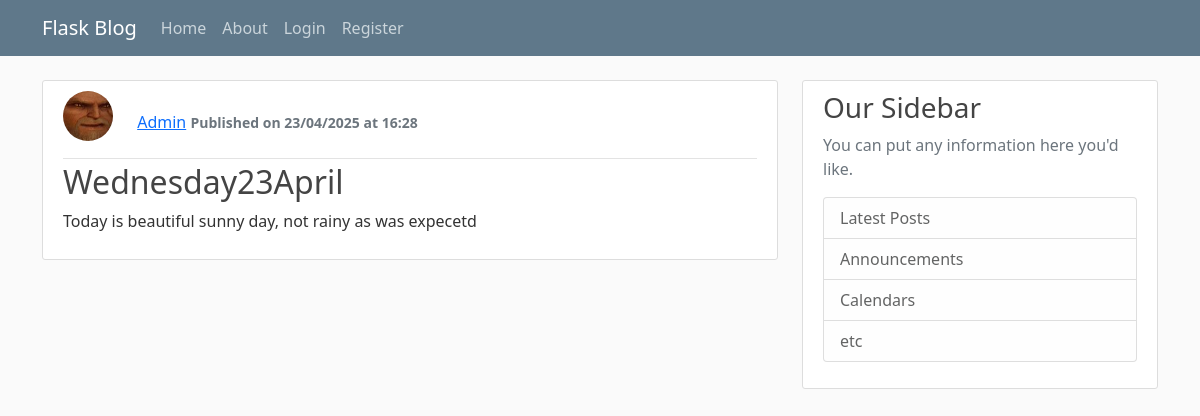
/post/1, run on an earlier commit of the app's database.
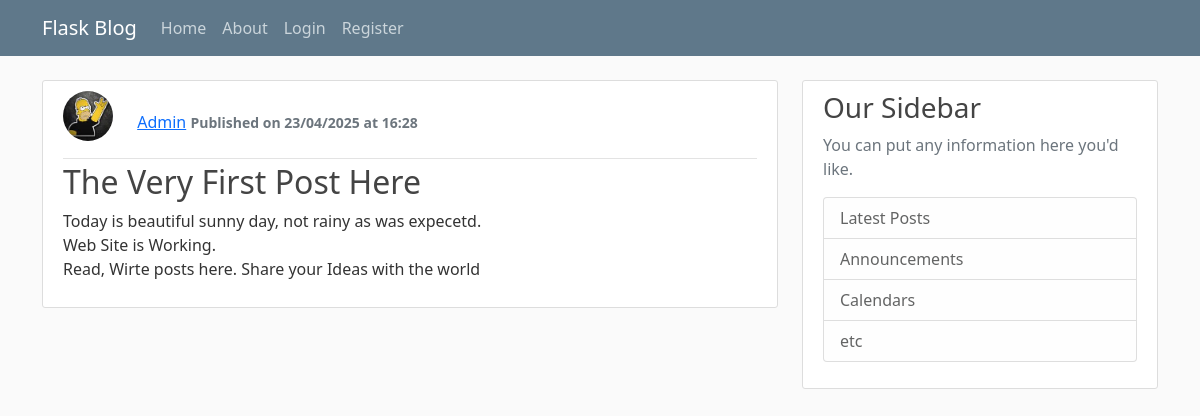
And on a later commit of the database.
### flaskstart/models.py (models this page shows, shortened)
class User(db.Model, UserMixin):
    id = db.Column(db.Integer, primary_key=True)
    username = db.Column(db.String(20), unique=True, nullable=False)
    email = db.Column(db.String(120), unique=True, nullable=False)
    image_file = db.Column(db.String(20), nullable=False, default='default.jpg')
    password = db.Column(db.String(60), nullable=False)
    posts = db.relationship('Post', backref='author', lazy=True)

class Post(db.Model):
    id = db.Column(db.Integer, primary_key=True)
    title = db.Column(db.String(100), nullable=False)
    date_posted = db.Column(db.DateTime, nullable=False, default=datetime.utcnow)
    content = db.Column(db.Text, nullable=False)
    user_id = db.Column(db.Integer, db.ForeignKey('user.id'), nullable=False)

### flaskstart/routes.py (the view)
@app.route("/post/<int:post_id>") # id конкретного поста
def post(post_id): # id конкретного поста
    post = Post.query.get_or_404(post_id) # формує дані конкретного поста по його id і передає в темплейт post.html
    return render_template('post.html', title=post.title, post=post)

### flaskstart/templates/post.html (shortened to what this page needs)
{% extends "layout.html" %}
{% block content %}
    <article class="media content-section">
        <div class="media-body">
            <div class="article-metadata">
                <img class="rounded-circle account-img "
                src="{{ url_for('static', filename='profile_pics/' + post.author.image_file) }}"
                style="width: 50px; height: 50px;"
                alt="">
                <a class="mr-2" href="{{ url_for('user', username=post.author.username) }}">{{ post.author.username }}</a>
                <small class="text-muted"><b>{{ post.date_posted.strftime('Published on %d/%m/%Y at %H:%M') }}</b></small>
            </div>
            <h2 class="article-title">{{ post.title }}</h2>
            <p class="article-content">{{ post.content }}</p>
        </div>
    </article>
{% endblock content %}

What changed in the data, as far as the page shows it:
changed User "Admin": image_file: a different picture
changed Post: title "Wednesday23April" → "The Very First Post Here"; content "Today is beautiful sunny day, not rainy as was expecetd" → "Today is beautiful sunny day, not rainy as was expecetd. Web Site is Working. Read, Wirte posts here. Share your Ideas with the world"
